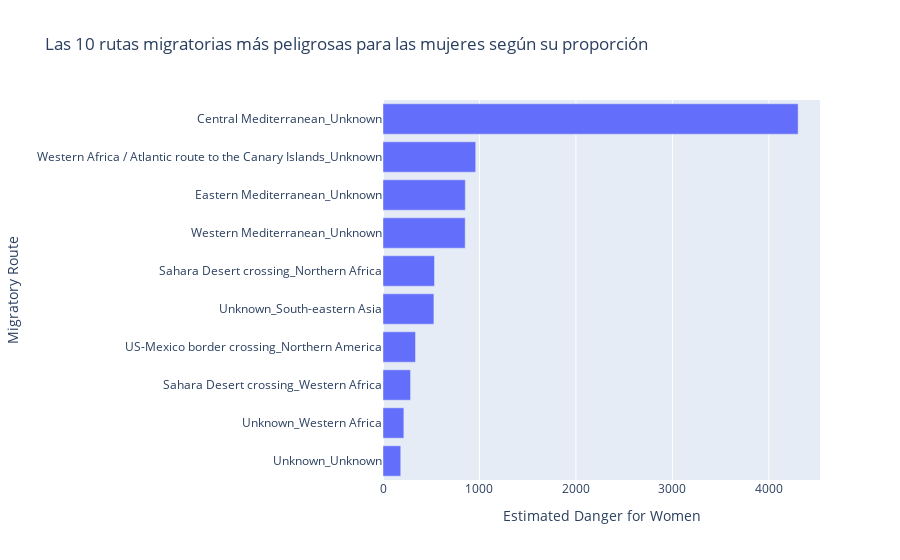

This figure's notebook cell:
### Markdown cell above
El diagrama de barras horizontales que nos ocupa es un espejo de las historias de supervivencia que se entrelazan con las arduas travesías migratorias a lo largo del globo. La representación distinta por colores de hombres y mujeres en cada ruta migratoria descubre más que números: revela la proporción entre aquellos que han llegado a salvo y aquellos que, posiblemente, han enfrentado adversidades más allá de nuestra comprensión. Las barras rojas, más prominentes en casi todas las rutas, sugieren que un número mayor de hombres ha sobrevivido o ha sido registrado como tal, apuntando hacia una prevalencia masculina en la odisea migratoria. Sin embargo, la presencia constante de barras azules, aunque más modestas, habla de la valentía y la tenacidad de las mujeres en su búsqueda de refugio y oportunidades, a pesar de las dificultades que desproporcionadamente se ciernen sobre ellas.

Este diagrama, en el contexto de nuestro proyecto final, nos impulsa a una reflexión profunda sobre la inclusión y la equidad en nuestras políticas y prácticas humanitarias. La data puede sugerir que los hombres están más presentes en las rutas migratorias o que las mujeres enfrentan barreras que impiden su salida o registro. De cualquier manera, cada barra en este gráfico es un llamado a reconocer y responder a las necesidades específicas de género en la migración. Es imperativo que las estrategias de intervención sean informadas por estas disparidades y que los modelos predictivos incorporen estas diferencias para crear soluciones que no solo sean efectivas, sino también justas y equitativas. En última instancia, las lecciones aprendidas de este gráfico deben traducirse en acciones que protejan y empoderen a todos los migrantes, independientemente de su género, en su camino hacia un futuro más seguro.

### Code cell
import plotly.express as px

# Calcular un estimado de peligrosidad para mujeres multiplicando la proporción de mujeres por el total de muertos y desaparecidos
df_limpio['Estimated Danger for Women'] = df_limpio['Proportion of Females'] * df_limpio['Total Number of Dead and Missing']

# Agrupar por ruta migratoria y sumar el estimado de peligrosidad para mujeres
danger_routes_women = df_limpio.groupby('Combined_Route_Grouping')['Estimated Danger for Women'].sum().reset_index()

# Ordenar las rutas en orden descendente por peligrosidad estimada y seleccionar el top 10
top_danger_routes_women = danger_routes_women.sort_values(by='Estimated Danger for Women', ascending=False).head(10)

# Crear el gráfico de barras con el top 10 de rutas más peligrosas para mujeres
fig4 = px.bar(top_danger_routes_women, 
             x='Estimated Danger for Women', 
             y='Combined_Route_Grouping',
             labels={'Combined_Route_Grouping': 'Migratory Route', 'Estimated Danger for Women': 'Estimated Danger for Women'},
             title="Las 10 rutas migratorias más peligrosas para las mujeres según su proporción",
             orientation='h')

# Mejorar la disposición del gráfico
fig4.update_layout(yaxis={'categoryorder': 'total ascending'})

# Guardar el cuarto gráfico en su propio archivo HTML
file_path_fig4 = "C:/Users/acbon/Desktop/Data Science/TrabajoFinal-DataScience/Rutas_Peligrosas_Mujeres.html"
pio.write_html(fig4, file=file_path_fig4, include_plotlyjs='cdn')
 
fig4.show()

### Figure 1 — Plotly figure (JSON) as saved in the notebook; plotly's stock layout.template omitted (floating-point values rounded to 4 significant figures)
{"data": [{"alignmentgroup": "True", "hovertemplate": "Estimated Danger for Women=%{x}<br>Migratory Route=%{y}<extra></extra>", "legendgroup": "", "marker": {"color": "#636efa", "pattern": {"shape": ""}}, "name": "", "offsetgroup": "", "orientation": "h", "showlegend": false, "textposition": "auto", "type": "bar", "x": [4303.0, 960.8, 853.2, 852.0, 533.9, 527.9, 336.9, 285.7, 216.2, 183.9], "xaxis": "x", "y": ["Central Mediterranean_Unknown", "Western Africa / Atlantic route to the Canary Islands_Unknown", "Eastern Mediterranean_Unknown", "Western Mediterranean_Unknown", "Sahara Desert crossing_Northern Africa", "Unknown_South-eastern Asia", "US-Mexico border crossing_Northern America", "Sahara Desert crossing_Western Africa", "Unknown_Western Africa", "Unknown_Unknown"], "yaxis": "y"}], "layout": {"barmode": "relative", "legend": {"tracegroupgap": 0}, "title": {"text": "Las 10 rutas migratorias más peligrosas para las mujeres según su proporción"}, "xaxis": {"anchor": "y", "domain": [0, 1], "title": {"text": "Estimated Danger for Women"}}, "yaxis": {"anchor": "x", "categoryorder": "total ascending", "domain": [0, 1], "title": {"text": "Migratory Route"}}}}
